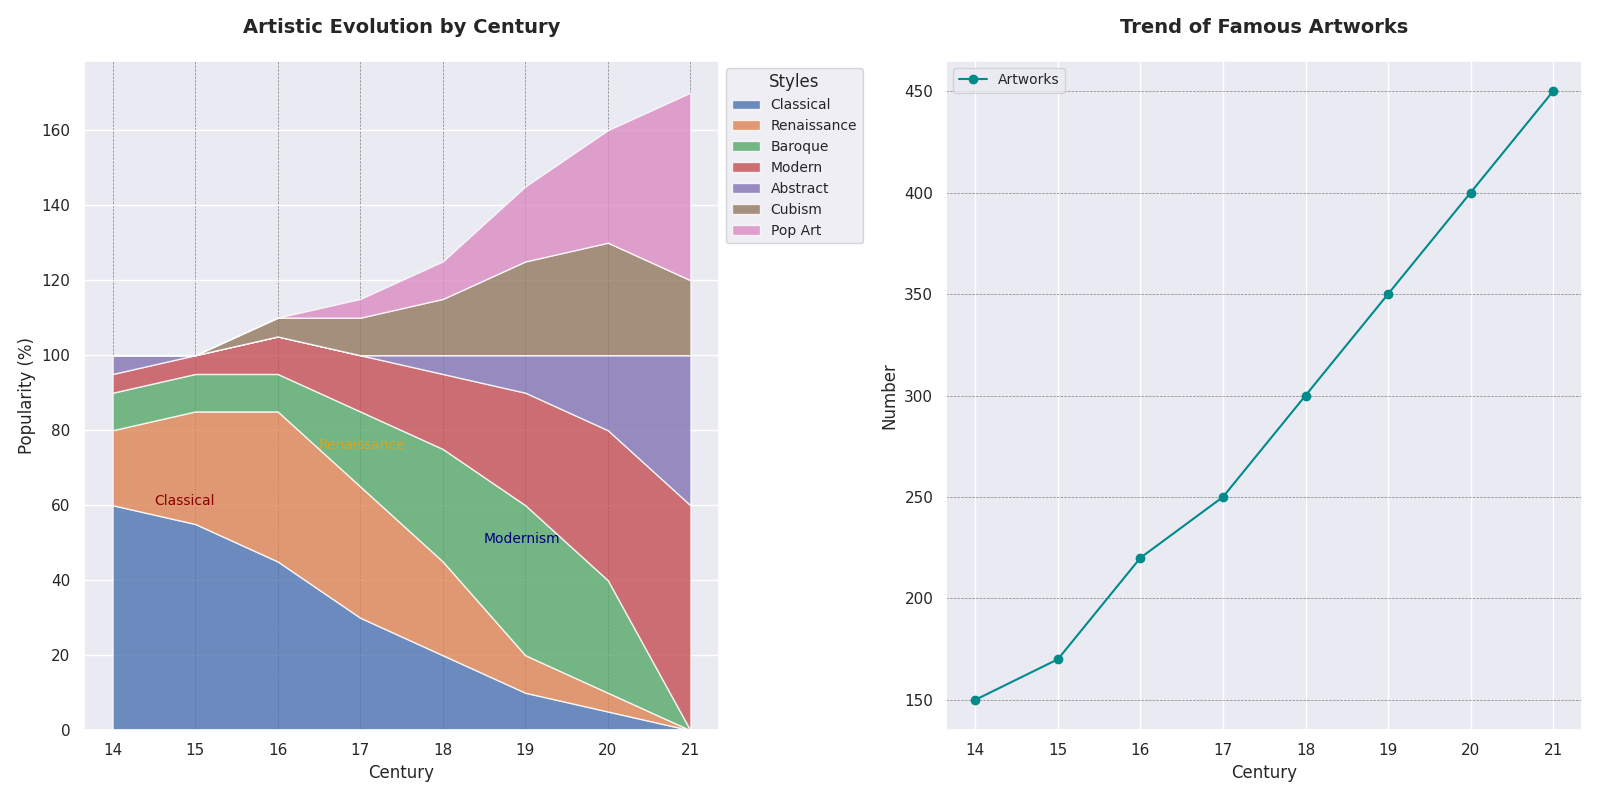

Write Python code to recreate this figure.
import matplotlib.pyplot as plt
import numpy as np

centuries = np.arange(14, 22)

classical = [60, 55, 45, 30, 20, 10, 5, 0]
renaissance = [20, 30, 40, 35, 25, 10, 5, 0]
baroque = [10, 10, 10, 20, 30, 40, 30, 0]
modernism = [5, 5, 10, 15, 20, 30, 40, 60]
abstract = [5, 0, 0, 0, 5, 10, 20, 40]
cubism = [0, 0, 5, 10, 15, 25, 30, 20]
popart = [0, 0, 0, 5, 10, 20, 30, 50]

famous_artworks = [150, 170, 220, 250, 300, 350, 400, 450]

data = np.array([classical, renaissance, baroque, modernism, abstract, cubism, popart])
styles = ['Classical', 'Renaissance', 'Baroque', 'Modern', 'Abstract', 'Cubism', 'Pop Art']

fig, (ax1, ax2) = plt.subplots(1, 2, figsize=(16, 8))

ax1.stackplot(centuries, data, labels=styles, alpha=0.8)
ax1.set_title("Artistic Evolution by Century", fontsize=14, fontweight='bold', pad=20)
ax1.set_xlabel('Century', fontsize=12)
ax1.set_ylabel('Popularity (%)', fontsize=12)
ax1.legend(title='Styles', loc='upper left', bbox_to_anchor=(1, 1), fontsize=10)
ax1.text(14.5, 60, 'Classical', fontsize=10, color='darkred')
ax1.text(16.5, 75, 'Renaissance', fontsize=10, color='goldenrod')
ax1.text(18.5, 50, 'Modernism', fontsize=10, color='navy')
ax1.grid(axis='x', color='gray', linestyle='--', linewidth=0.5)

ax2.plot(centuries, famous_artworks, marker='o', linestyle='-', color='darkcyan', label='Artworks')
ax2.set_title('Trend of Famous Artworks', fontsize=14, fontweight='bold', pad=20)
ax2.set_xlabel('Century', fontsize=12)
ax2.set_ylabel('Number', fontsize=12)
ax2.legend(loc='upper left', fontsize=10)
ax2.grid(axis='y', color='gray', linestyle='--', linewidth=0.5)

plt.tight_layout()
plt.show()
